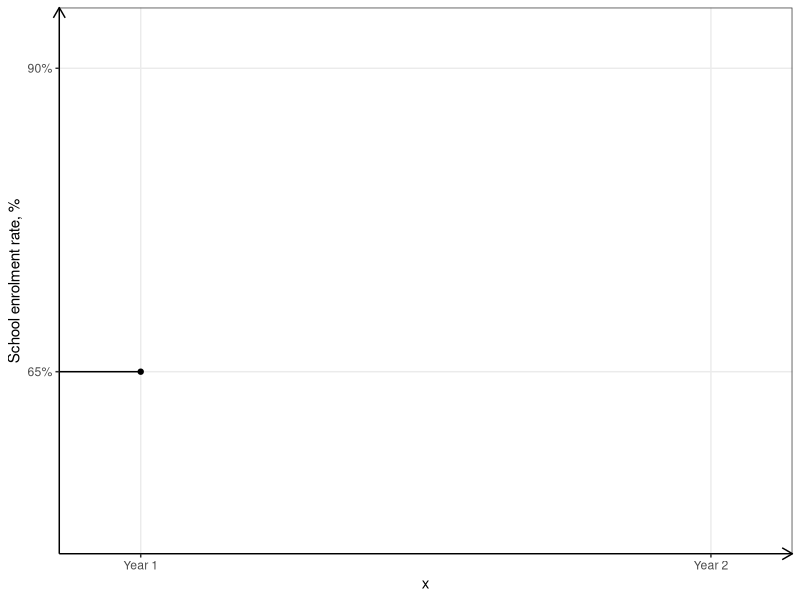
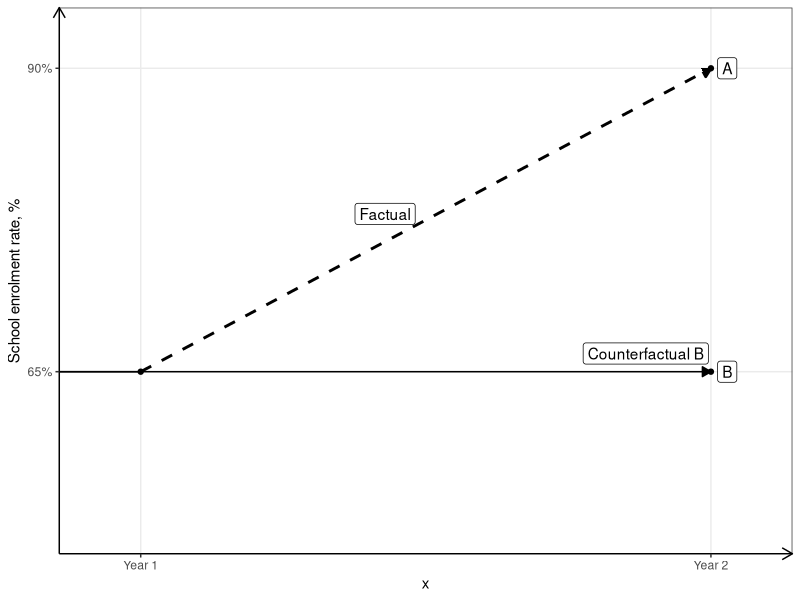
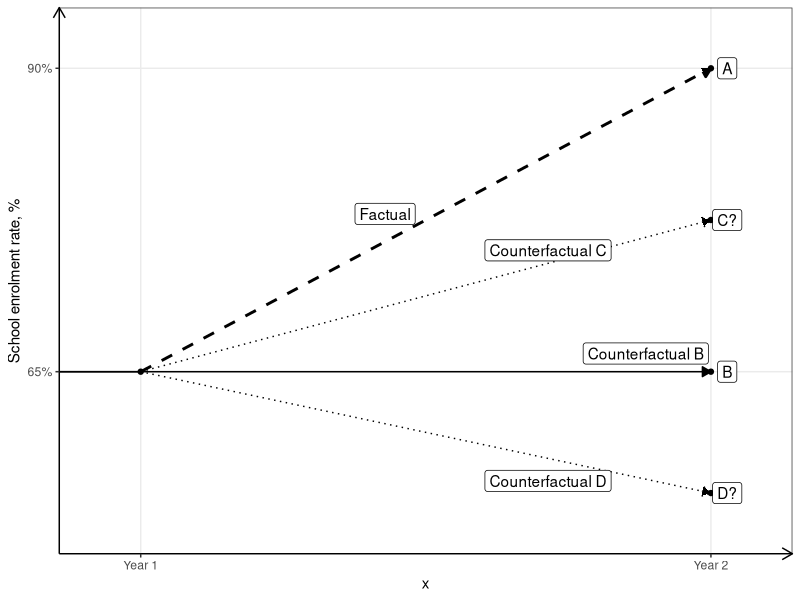

Reproduce these figures in R, in order.
## ---- chunk 1
#| include: false
# source(here::here("materials", "00-setup.R"), local = TRUE)
knitr::opts_chunk$set(fig.width = 8)
knitr::opts_chunk$set(fig.height = 4.5)
## ---- chunk 2
library(ggplot2)
#![](img/counterfitting-1.png)
ba_gg1 <-
  ggplot() + 
  scale_x_continuous(
    breaks = c(0.25, 2),
    minor_breaks = NULL,
    labels = c("Year 1", "Year 2"), 
    limits = c(0.0, 2.25),
    expand = expansion(mult = 0, add = 0)
  ) + 
  scale_y_continuous(
    breaks = c(65, 90), 
    minor_breaks = NULL,
    labels = c("65%", "90%"),
    limits = c(50, 95),
    expand = expansion(mult = 0, add = 0)
  ) + 
  geom_segment(aes(y = 65, yend = 65, x = 0, xend = 0.25)) + 
  geom_point(aes(0.25, 65)) +
  theme_bw() +
  theme(
    axis.line.y = element_line(
      arrow = grid::arrow(length = unit(0.3, "cm"), ends = "last")
      ),
    axis.line.x = element_line(
      arrow = grid::arrow(length = unit(0.3, "cm"), ends = "last")
      )) +
  ylab("School enrolment rate, %")
  

ba_gg2 <-
  ba_gg1 + 
  geom_segment(
    aes(y = 65, yend = 90, x = 0.25, xend = 2),
    arrow = arrow(length=unit(0.25,"cm"), ends="last", type = "closed"),
    linetype = 2,
    linewidth = 1
    ) + 
  geom_segment(
    aes(y = 65, yend = 65, x = 0, xend = 2),
    arrow = arrow(length=unit(0.25,"cm"), ends="last", type = "closed")) + 
  geom_point(aes(c(2, 2), c(90, 65))) + 
  geom_label(
    aes(
      c(2.05, 2.05, 1, 1.8),
      c(90, 65, 78, 66.5),
      label = c("A", "B", "Factual", "Counterfactual B")
    )) 


ba_gg3 <- 
  ba_gg2 +   
  geom_segment(
    aes(y = 65, yend = 77.5, x = 0.25, xend = 2),
    arrow = arrow(length=unit(0.25,"cm"), ends="last", type = "closed") ,
    linetype = 3
    ) + 
  geom_segment(
    aes(y = 65, yend = 55, x = 0.25, xend = 2),
    arrow = arrow(length=unit(0.25,"cm"), ends="last", type = "closed") ,
    linetype = 3
    ) + 
  geom_point(aes(c(2, 2), c(55, 77.5))) + 
  geom_label(aes(
    x = c(1.5, 1.5, 2.05, 2.05),
    y = c(56, 75, 77.5, 55),
    label = c("Counterfactual D", "Counterfactual C", "C?", "D?")
  ))

## ---- chunk 3
#| fig-width: 10
#| fig-height: 7
ba_gg1
## ---- chunk 4
#| fig-width: 10
#| fig-height: 7
ba_gg2
## ---- chunk 5
#| fig-width: 10
#| fig-height: 7
ba_gg3
